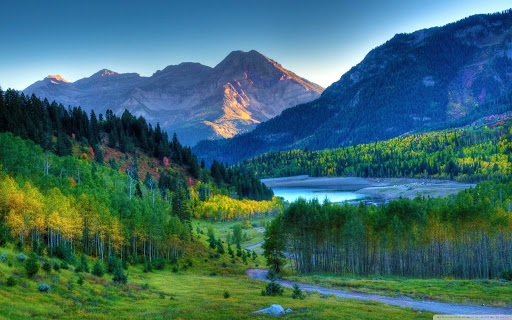
#> input picture CLASE11/random_scene.jpg, 512 x 320 px
$ python histo_mask.py
#> lines starting #> are read from the running program, lines starting #| are printed output that depends on the picture; after the words box and inside, x2 and y2 are one past the last pixel; in counts of white or black regions, pixels touching at a corner belong together
import cv2
import numpy as np
import matplotlib.pyplot as plt
help(cv2.calcHist)

image_as_BGR = cv2.imread("random_scene.jpg")
#> image_as_BGR is the input picture: shape (320, 512, 3); mean B, G, R 107, 105.7, 60.1
image_as_GRAY = cv2.cvtColor(image_as_BGR, cv2.COLOR_BGR2GRAY)
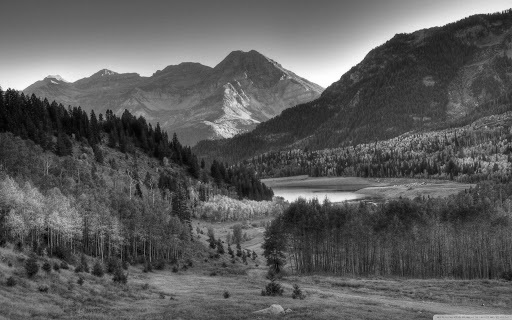
#> image_as_GRAY: shape (320, 512); min 1, max 255, mean 92.2

mask = np.zeros(image_as_GRAY.shape, np.uint8)
mask[100:300,100:400] = 255

image_as_GRAY_with_mask = cv2.bitwise_and(image_as_GRAY,image_as_GRAY,mask = mask)
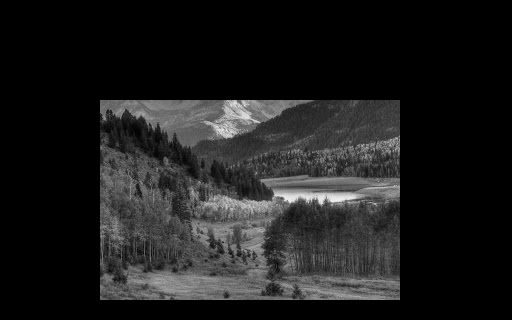
#> image_as_GRAY_with_mask: shape (320, 512); min 0, max 237, mean 29.2
histogram = cv2.calcHist([image_as_GRAY], [0], mask, [255], [0,256])
#> histogram = 255 values, max 861 at index 57, min 0 at index 0, mean 235.3

cv2.imshow("imagen1",image_as_BGR)
cv2.imshow("imagen2",mask)
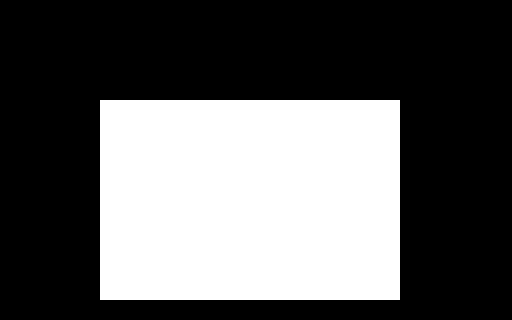
#> window 'imagen2': shape (320, 512); 36.6% white; 1 white region, box (x1, y1, x2, y2) and area: (100, 100, 400, 300) 60000
cv2.imshow("imagen2",image_as_GRAY_with_mask)
plt.plot(histogram, color = "gray")
plt.show()
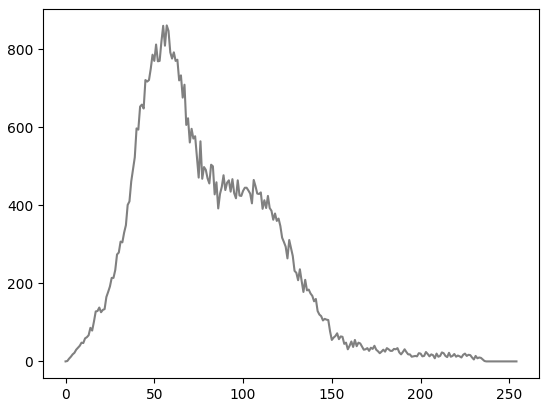
#> figure drawn by matplotlib, 1 panel; curve peaks at x = 57, y = 861
cv2.waitKey(0)

#calcHist(images, channels, mask, histSize, ranges[, hist[, accumulate]]) -> hist
"""
						APLICANDO MÁSCARA
	Se crea una máscara para hacer énfasis a una región de la imágen, tal que la región tenga color blanco, mientras
	que el resto tenga color negro.
	Se hace uso de la función "calcHist", de OPENCV, para calcular el histograma
	El método "calcHist" recibe la máscara previamente creada
"""

$ run again, with CLASE11/image5.jpg copied over CLASE11/random_scene.jpg
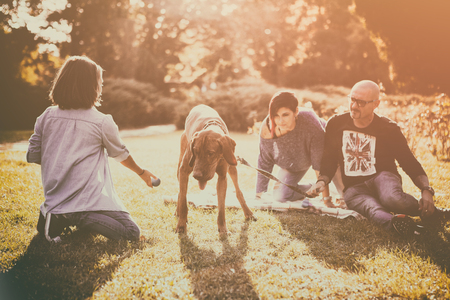
#> input picture CLASE11/image5.jpg, 450 x 300 px
#> image_as_BGR is the input picture: shape (300, 450, 3); mean B, G, R 111.1, 144.4, 178.6
#> histogram = 255 values, max 1184 at index 211, min 0 at index 0, mean 235.3
#> `cv2.imshow("imagen2",mask)`:
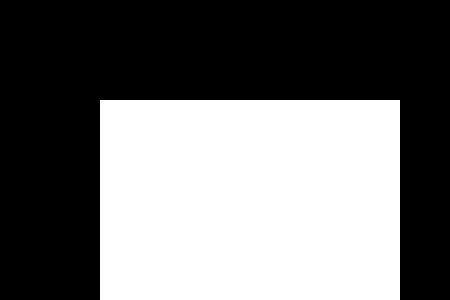
#> window 'imagen2': shape (300, 450); 44.4% white; 1 white region, box (x1, y1, x2, y2) and area: (100, 100, 400, 300) 60000
#> `plt.show()`:
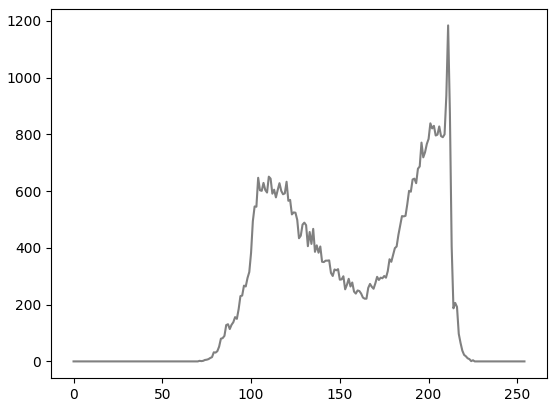
#> figure drawn by matplotlib, 1 panel; curve peaks at x = 211, y = 1184
